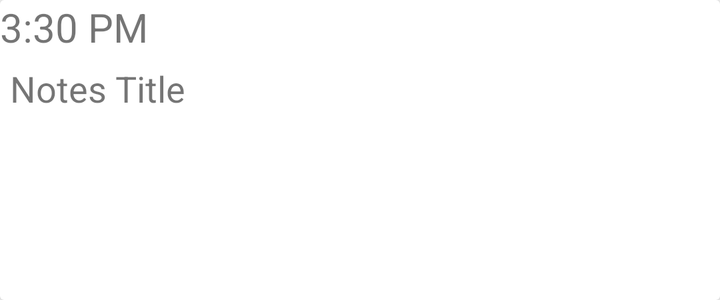
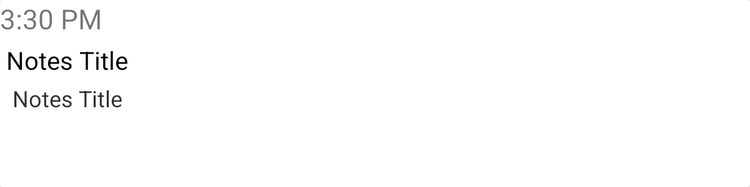

The same Android screen from two of the app's own layout files: first res/layout/ as a phone draws it, then the repository's variant for another configuration, drawn on a device whose configuration selects that folder. Both files follow.
<!-- AndroidManifest.xml: application theme AppTheme -->
<!-- res/layout/note_grid_item.xml -->
<?xml version="1.0" encoding="utf-8"?>
<android.support.v7.widget.CardView xmlns:android="http://schemas.android.com/apk/res/android"
    android:layout_width="match_parent"
    android:layout_height="wrap_content">

    <LinearLayout
        android:layout_width="match_parent"
        android:layout_height="150dp"
        android:orientation="vertical">

        <TextView
            android:id="@+id/divider"
            android:layout_width="5dp"
            android:layout_height="match_parent"
            android:background="@color/colorPrimary"
            android:visibility="gone" />

        <TextView
            android:id="@+id/note_create_time_text_view"
            android:layout_width="wrap_content"
            android:layout_height="wrap_content"
            android:text="@string/note_time_demo"
            android:textSize="20sp" />

        <TextView
            android:id="@+id/note_title_text_view"
            android:layout_width="match_parent"
            android:layout_height="0dp"
            android:layout_weight="1"
            android:padding="5dp"
            android:text="@string/notes_title_text"
            android:textSize="18sp" />

        <ImageView
            android:visibility="gone"
            android:id="@+id/lock_image_view"
            android:layout_width="wrap_content"
            android:layout_height="wrap_content"
            android:layout_gravity="end"
            android:padding="5dp"
            android:src="@drawable/ic_lock_black" />
    </LinearLayout>
</android.support.v7.widget.CardView>
<!-- resources referenced by this layout -->
<resources>
  <color name="colorPrimary">#03A9F4</color>
  <string name="note_time_demo">3:30 PM</string>
  <string name="notes_title_text">Notes Title</string>
  <style name="AppTheme" parent="Theme.AppCompat.Light.DarkActionBar">
          
          <item name="colorPrimary">@color/colorPrimary</item>
          <item name="colorPrimaryDark">@color/colorPrimaryDark</item>
          <item name="colorAccent">@color/colorAccent</item>
      </style>
  <color name="colorPrimaryDark">#0288D1</color>
  <color name="colorAccent">#9D1F23</color>
</resources>
<!-- res/layout-sw600dp/note_grid_item.xml (the repository's variant of the layout above) -->
<!-- drawn on a 7-inch tablet held upright -->
<?xml version="1.0" encoding="utf-8"?>
<androidx.cardview.widget.CardView xmlns:android="http://schemas.android.com/apk/res/android"
    android:layout_width="match_parent"
    android:layout_height="wrap_content">

    <LinearLayout
        android:layout_width="match_parent"
        android:layout_height="150dp"
        android:orientation="vertical">

        <de.hdodenhof.circleimageview.CircleImageView
            android:id="@+id/divider"
            android:layout_width="5dp"
            android:layout_height="match_parent"
            android:background="@color/colorPrimary"
            android:visibility="gone" />

        <TextView
            android:id="@+id/note_create_time_text_view"
            android:layout_width="wrap_content"
            android:layout_height="wrap_content"
            android:text="@string/note_time_demo"
            android:textSize="22sp" />

        <TextView
            android:id="@+id/note_title_text_view"
            android:layout_width="match_parent"
            android:layout_height="wrap_content"
            android:ellipsize="end"
            android:maxLines="1"
            android:padding="5dp"
            android:text="@string/notes_title_text"
            android:textColor="@android:color/black"
            android:textSize="20sp" />

        <TextView
            android:id="@+id/note_text_view"
            android:layout_width="match_parent"
            android:layout_height="0dp"
            android:layout_weight="1"
            android:paddingStart="10dp"
            android:text="@string/notes_title_text"
            android:textColor="#D0000000"
            android:textSize="18sp"
            android:paddingLeft="10dp" />


        <ImageView
            android:id="@+id/lock_image_view"
            android:layout_width="wrap_content"
            android:layout_height="wrap_content"
            android:layout_gravity="end"
            android:contentDescription="@null"
            android:padding="5dp"
            android:src="@drawable/ic_lock_black"
            android:visibility="gone" />
    </LinearLayout>
</androidx.cardview.widget.CardView>
